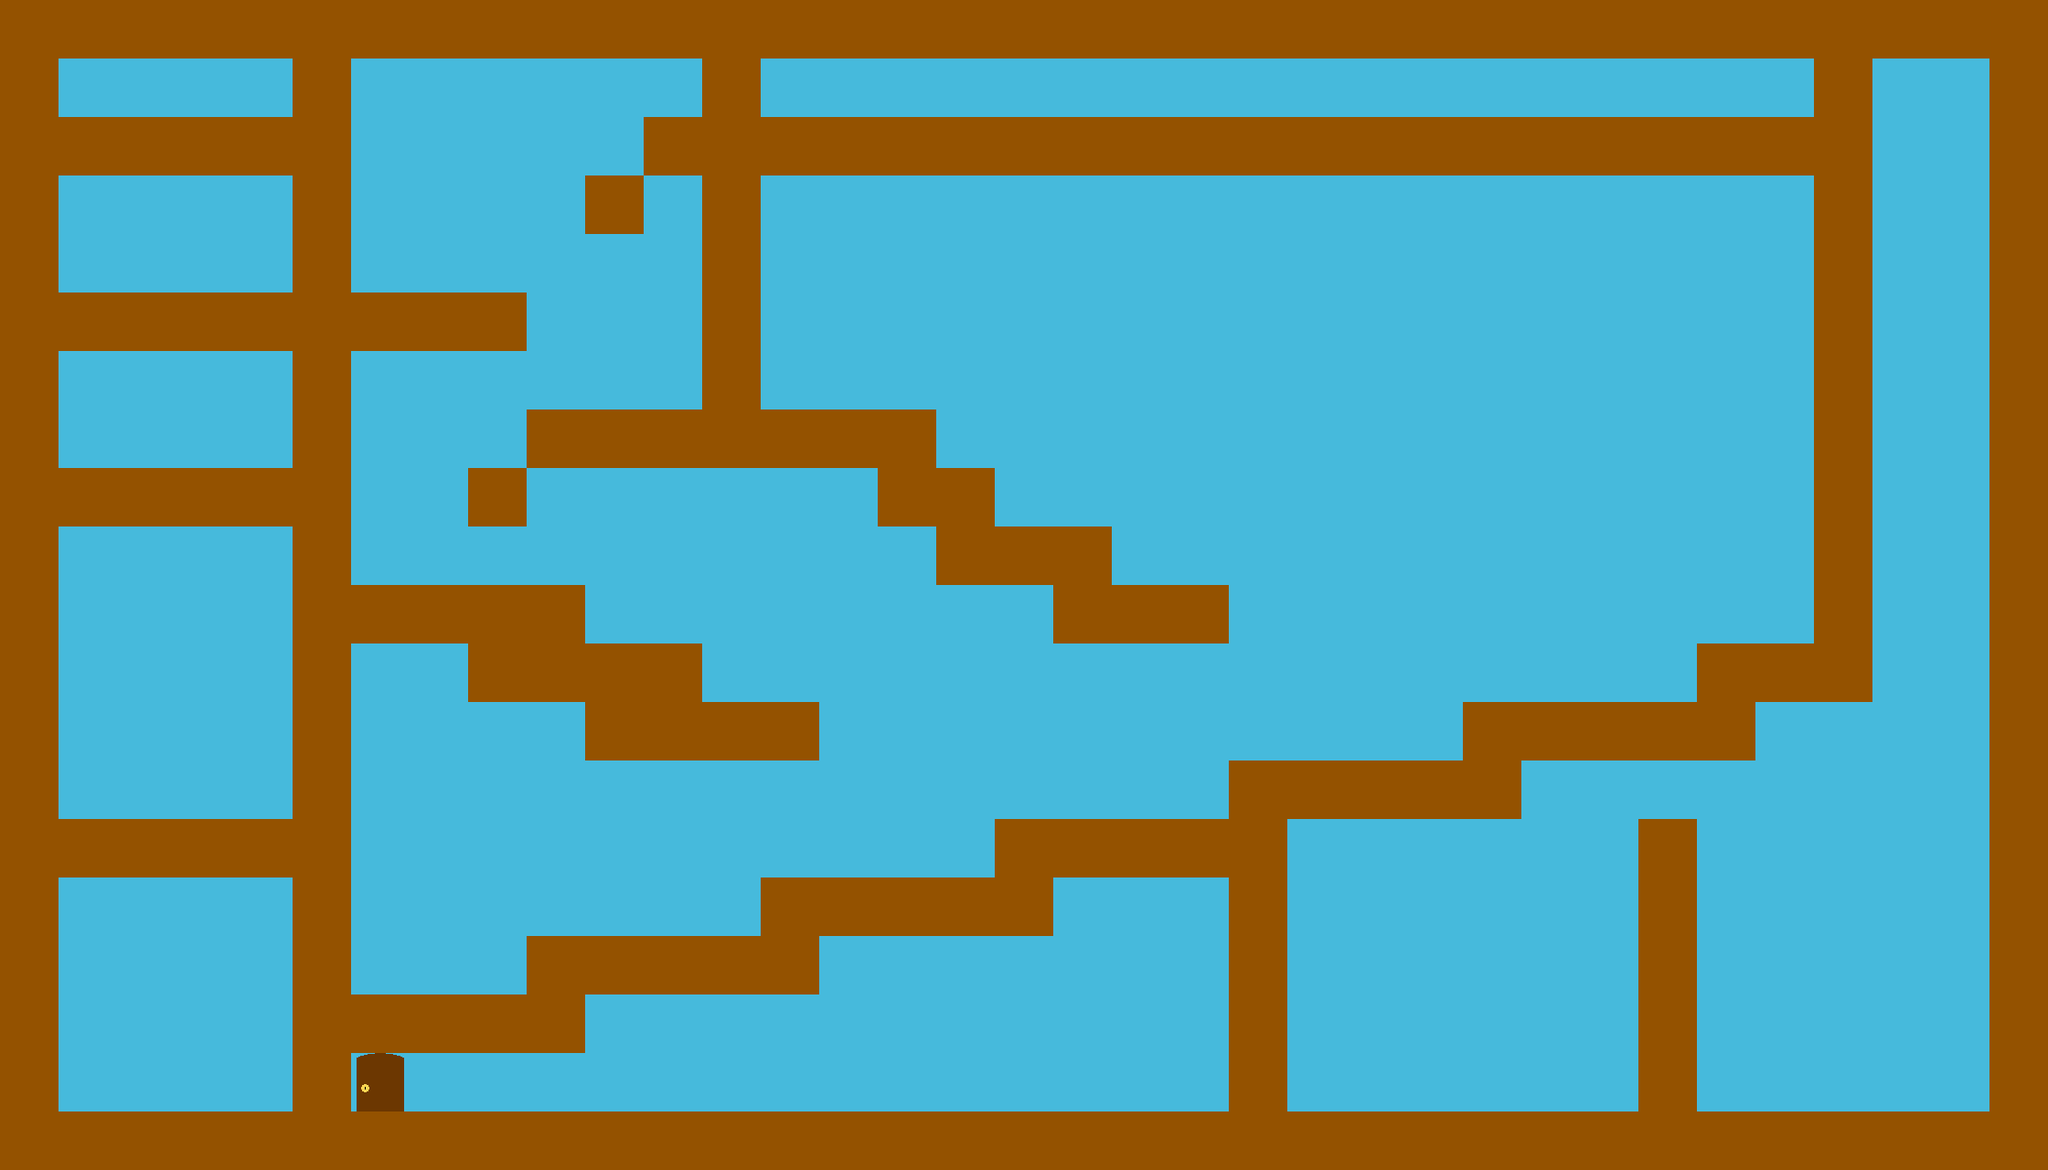

This is a level from a 2D game, rendered from its Tiled map with the project's own tilesets. A one-line summary and the map file follow, with tile-layer data summarised:
An orthogonal 35x20 tile map with 64x64 px tiles, 3 tile layers (background, uni 1, uni 2) and 2 objects (start, door).

<map version="1.0" orientation="orthogonal" width="35" height="20" tilewidth="64" tileheight="64">
 <tileset firstgid="1" source="tileset.tsx" />
 <layer name="background" width="35" height="20">
  <data>[700 cells, 700 non-empty, 1 distinct tile ids]</data>
 </layer>
 <layer name="uni 1" width="35" height="20">
  <data>[700 cells, 700 non-empty, 3 distinct tile ids]</data>
 </layer>
 <layer name="uni 2" width="35" height="20">
  <data>[700 cells, 700 non-empty, 2 distinct tile ids]</data>
 </layer>
 <objectgroup name="info" width="35" height="20">
  <object name="start" x="110" y="85" width="34" height="38" />
 </objectgroup>
 <objectgroup name="objects" width="35" height="20">
  <object name="door" type="door" x="391" y="1157" width="50" height="50">
   <properties>
    <property name="next" value="0003" />
    <property name="uni" value="1" />
   </properties>
  </object>
 </objectgroup>
</map>